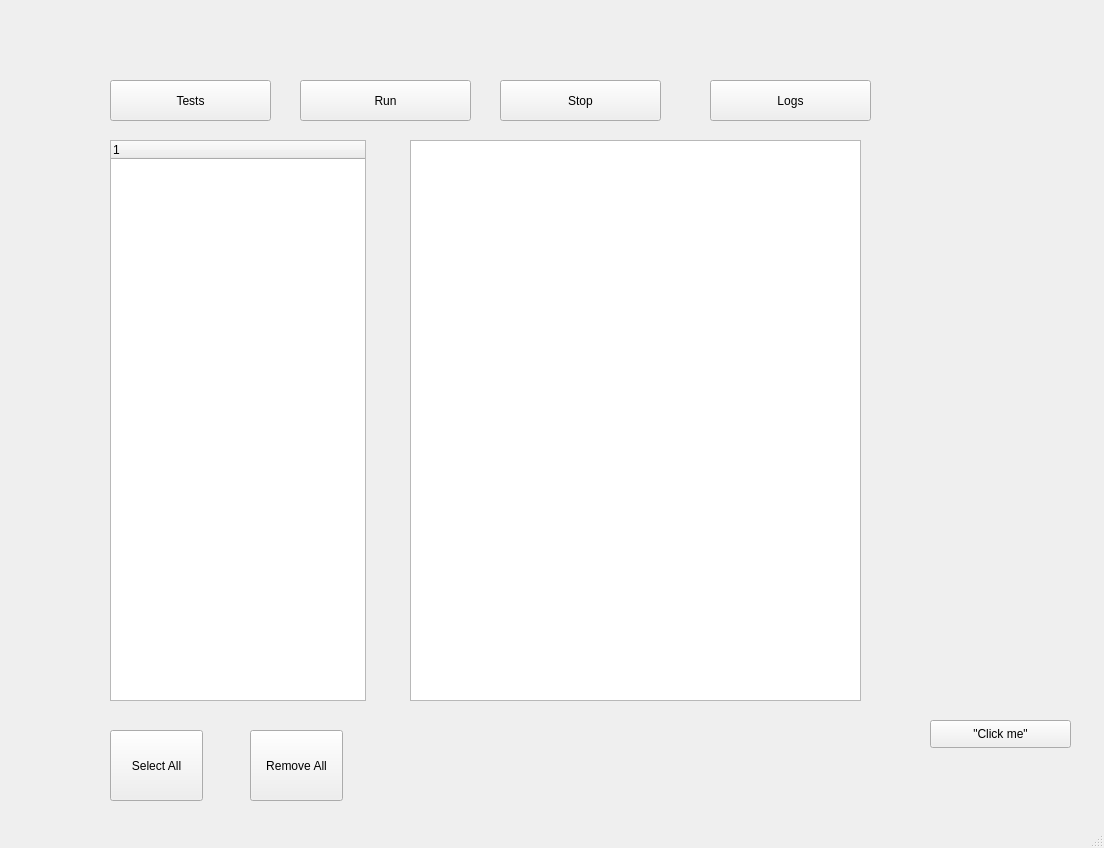
<?xml version="1.0" encoding="UTF-8"?>
<ui version="4.0">
 <class>MainWindow</class>
 <widget class="QMainWindow" name="MainWindow">
  <property name="geometry">
   <rect>
    <x>0</x>
    <y>0</y>
    <width>1104</width>
    <height>848</height>
   </rect>
  </property>
  <property name="windowTitle">
   <string>MainWindow</string>
  </property>
  <widget class="QWidget" name="centralwidget">
   <widget class="QPushButton" name="pushButton">
    <property name="geometry">
     <rect>
      <x>930</x>
      <y>720</y>
      <width>141</width>
      <height>28</height>
     </rect>
    </property>
    <property name="text">
     <string>&quot;Click me&quot;</string>
    </property>
   </widget>
   <widget class="QPushButton" name="btn_test">
    <property name="geometry">
     <rect>
      <x>110</x>
      <y>80</y>
      <width>161</width>
      <height>41</height>
     </rect>
    </property>
    <property name="text">
     <string>Tests</string>
    </property>
   </widget>
   <widget class="QPushButton" name="btn_run">
    <property name="geometry">
     <rect>
      <x>300</x>
      <y>80</y>
      <width>171</width>
      <height>41</height>
     </rect>
    </property>
    <property name="text">
     <string>Run</string>
    </property>
   </widget>
   <widget class="QPushButton" name="btn_stop">
    <property name="geometry">
     <rect>
      <x>500</x>
      <y>80</y>
      <width>161</width>
      <height>41</height>
     </rect>
    </property>
    <property name="text">
     <string>Stop</string>
    </property>
   </widget>
   <widget class="QPushButton" name="btn_logs">
    <property name="geometry">
     <rect>
      <x>710</x>
      <y>80</y>
      <width>161</width>
      <height>41</height>
     </rect>
    </property>
    <property name="text">
     <string>Logs</string>
    </property>
   </widget>
   <widget class="QPlainTextEdit" name="plainTextEdit">
    <property name="geometry">
     <rect>
      <x>410</x>
      <y>140</y>
      <width>451</width>
      <height>561</height>
     </rect>
    </property>
   </widget>
   <widget class="QTreeWidget" name="testslist">
    <property name="geometry">
     <rect>
      <x>110</x>
      <y>140</y>
      <width>256</width>
      <height>561</height>
     </rect>
    </property>
    <column>
     <property name="text">
      <string notr="true">1</string>
     </property>
    </column>
   </widget>
   <widget class="QPushButton" name="rmv_all_btn">
    <property name="geometry">
     <rect>
      <x>250</x>
      <y>730</y>
      <width>93</width>
      <height>71</height>
     </rect>
    </property>
    <property name="text">
     <string>Remove All</string>
    </property>
   </widget>
   <widget class="QPushButton" name="slc_all_btn">
    <property name="geometry">
     <rect>
      <x>110</x>
      <y>730</y>
      <width>93</width>
      <height>71</height>
     </rect>
    </property>
    <property name="text">
     <string>Select All</string>
    </property>
   </widget>
  </widget>
  <widget class="QMenuBar" name="menubar">
   <property name="geometry">
    <rect>
     <x>0</x>
     <y>0</y>
     <width>1104</width>
     <height>26</height>
    </rect>
   </property>
  </widget>
  <widget class="QStatusBar" name="statusbar"/>
 </widget>
 <resources/>
 <connections/>
</ui>
